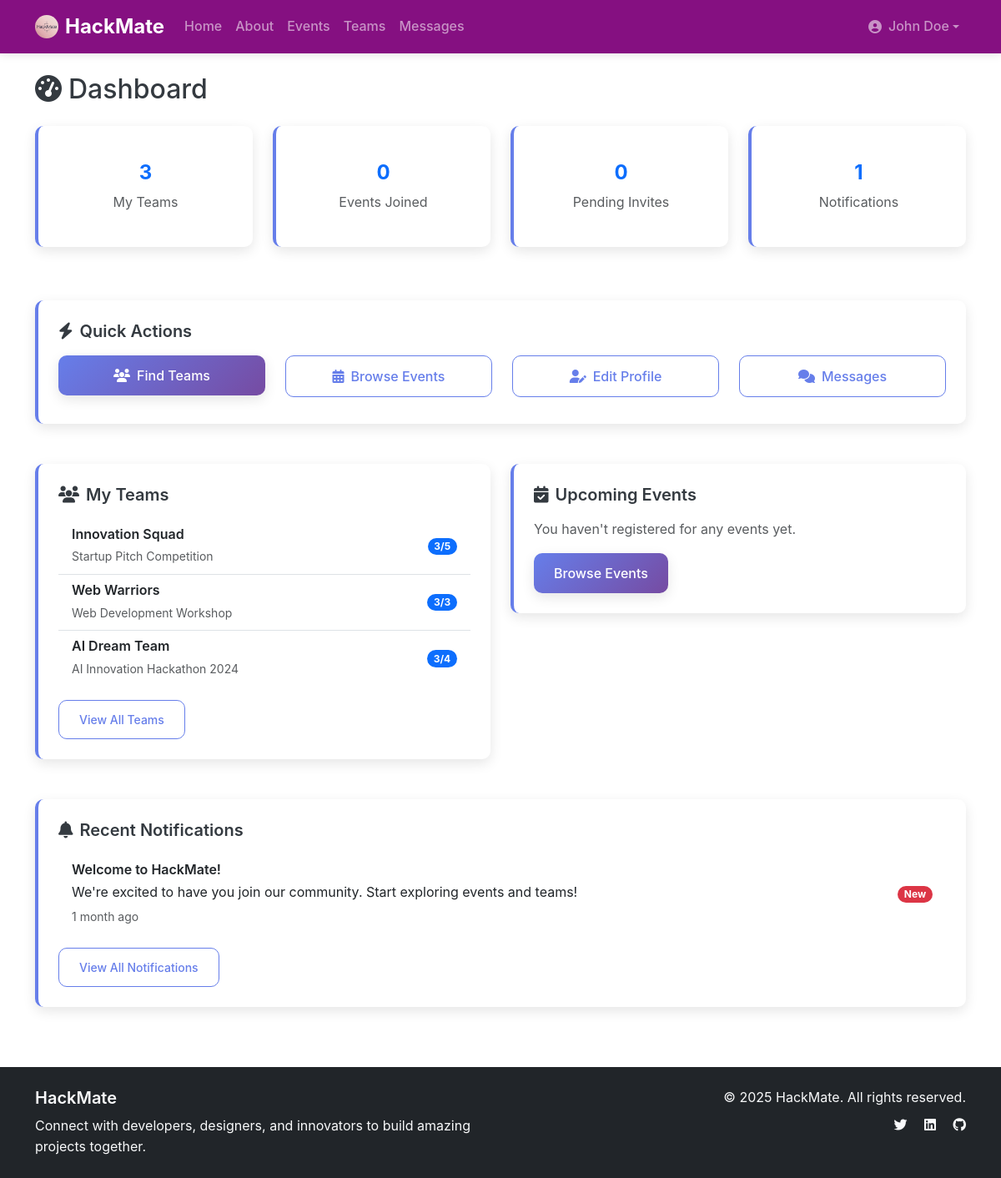
/dashboard/ (signed in), run on the app's committed database.
### users/models.py (models this page shows, shortened)
class CustomUser(AbstractUser):
    email = models.EmailField(unique=True)
    username = models.CharField(max_length=150, blank=True, null=True)
    USERNAME_FIELD = 'email'
    REQUIRED_FIELDS = ['username']

### teams/models.py (models this page shows, shortened)
class Team(models.Model):
    name = models.CharField(max_length=200)
    description = models.TextField()
    requirements = models.TextField(blank=True)
    interested_hackathon = models.CharField(max_length=200, blank=True)
    image = models.ImageField(upload_to='team_images/', blank=True, null=True)
    event = models.ForeignKey('events.Event', on_delete=models.CASCADE, related_name='teams')
    creator = models.ForeignKey(CustomUser, on_delete=models.CASCADE, related_name='created_teams')
    members = models.ManyToManyField(CustomUser, through='TeamMembership', related_name='teams')
    required_skills = models.ManyToManyField(Skill, blank=True)
    max_members = models.PositiveIntegerField(default=5)
    is_public = models.BooleanField(default=True)
    created_at = models.DateTimeField(auto_now_add=True)
    updated_at = models.DateTimeField(auto_now=True)
    def get_member_count(self):
        return self.members.count()
    class Meta:
        ordering = ['-created_at']

### events/models.py (models this page shows, shortened)
class Event(models.Model):
    title = models.CharField(max_length=200)
    description = models.TextField()
    organizer = models.ForeignKey(CustomUser, on_delete=models.CASCADE, related_name='organized_events')
    university = models.CharField(max_length=200, blank=True)
    organization = models.CharField(max_length=200, blank=True)
    start_date = models.DateTimeField()
    end_date = models.DateTimeField()
    registration_deadline = models.DateTimeField()
    max_participants = models.PositiveIntegerField(null=True, blank=True)
    is_online = models.BooleanField(default=False)
    location = models.CharField(max_length=500, blank=True)
    website_url = models.URLField(blank=True)
    registration_url = models.URLField(blank=True)
    rules = models.TextField(blank=True)
    prizes = models.TextField(blank=True)
    themes = models.TextField(blank=True)
    is_approved = models.BooleanField(default=False)
    is_published = models.BooleanField(default=False)
    created_at = models.DateTimeField(auto_now_add=True)
    updated_at = models.DateTimeField(auto_now=True)
    class Meta:
        ordering = ['-start_date']

### messaging/models.py (models this page shows, shortened)
class Notification(models.Model):
    user = models.ForeignKey(CustomUser, on_delete=models.CASCADE, related_name='notifications')
    title = models.CharField(max_length=200)
    message = models.TextField()
    notification_type = models.CharField(max_length=50, choices=[
        ('team_invitation', 'Team Invitation'),
        ('join_request', 'Join Request'),
        ('event_update', 'Event Update'),
        ('message', 'New Message'),
        ('general', 'General'),
    ], default='general')
    related_object_id = models.PositiveIntegerField(null=True, blank=True)
    related_object_type = models.CharField(max_length=50, blank=True)
    is_read = models.BooleanField(default=False)
    created_at = models.DateTimeField(auto_now_add=True)
    class Meta:
        ordering = ['-created_at']

### core/views.py (the view)
# urls.py: path('dashboard/', views.dashboard, name='dashboard'),
@login_required
def dashboard(request):
    return render(request, 'core/dashboard.html')

### templates/core/dashboard.html (shortened to what this page needs)
{% extends 'base.html' %}
{% block content %}
<div class="row">
    <div class="col-12">
        <h1 class="h2 mb-4">
            <i class="fas fa-tachometer-alt me-2"></i>Dashboard
        </h1>
    </div>
</div>
<div class="row mb-4">
    <div class="col-md-3 col-6 mb-3">
        <div class="dashboard-card text-center">
            <div class="dashboard-stat">
                <h4 class="text-primary">{{ user.teams.count }}</h4>
                <p class="text-muted mb-0">My Teams</p>
            </div>
        </div>
    </div>
    <div class="col-md-3 col-6 mb-3">
        <div class="dashboard-card text-center">
            <div class="dashboard-stat">
                <h4 class="text-primary">{{ user.event_participations.count }}</h4>
                <p class="text-muted mb-0">Events Joined</p>
            </div>
        </div>
    </div>
    <div class="col-md-3 col-6 mb-3">
        <div class="dashboard-card text-center">
            <div class="dashboard-stat">
                <h4 class="text-primary">{{ user.received_invitations.count }}</h4>
                <p class="text-muted mb-0">Pending Invites</p>
            </div>
        </div>
    </div>
    <div class="col-md-3 col-6 mb-3">
        <div class="dashboard-card text-center">
            <div class="dashboard-stat">
                <h4 class="text-primary">{{ user.notifications.count }}</h4>
                <p class="text-muted mb-0">Notifications</p>
            </div>
        </div>
    </div>
</div>
<div class="row mb-4">
    <div class="col-12">
        <div class="dashboard-card">
            <h5 class="mb-3">
                <i class="fas fa-bolt me-2"></i>Quick Actions
            </h5>
            <div class="row">
                <div class="col-md-3 col-6 mb-2">
                    <a href="{% url 'teams' %}" class="btn btn-primary w-100">
                        <i class="fas fa-users me-2"></i>Find Teams
                    </a>
                </div>
                <div class="col-md-3 col-6 mb-2">
                    <a href="{% url 'events' %}" class="btn btn-outline-primary w-100">
                        <i class="fas fa-calendar-alt me-2"></i>Browse Events
                    </a>
                </div>
                <div class="col-md-3 col-6 mb-2">
                    <a href="{% url 'profile' %}" class="btn btn-outline-primary w-100">
                        <i class="fas fa-user-edit me-2"></i>Edit Profile
                    </a>
                </div>
                <div class="col-md-3 col-6 mb-2">
                    <a href="{% url 'messaging' %}" class="btn btn-outline-primary w-100">
                        <i class="fas fa-comments me-2"></i>Messages
                    </a>
                </div>
            </div>
        </div>
    </div>
</div>
<div class="row">
    <div class="col-md-6 mb-4">
        <div class="dashboard-card">
            <h5 class="mb-3">
                <i class="fas fa-users me-2"></i>My Teams
            </h5>
            {% if user.teams.all %}
                <div class="list-group list-group-flush">
                    {% for team in user.teams.all|slice:":5" %}
                        <div class="list-group-item d-flex justify-content-between align-items-center">
                            <div>
                                <h6 class="mb-1">{{ team.name }}</h6>
                                <small class="text-muted">{{ team.event.title }}</small>
                            </div>
                            <span class="badge bg-primary rounded-pill">{{ team.get_member_count }}/{{ team.max_members }}</span>
                        </div>
                    {% endfor %}
                </div>
                <div class="mt-3">
                    <a href="{% url 'teams' %}" class="btn btn-sm btn-outline-primary">View All Teams</a>
                </div>
            {% else %}
                <p class="text-muted">You haven't joined any teams yet.</p>
                <a href="{% url 'teams' %}" class="btn btn-primary">Find Teams</a>
            {% endif %}
        </div>
    </div>
    <div class="col-md-6 mb-4">
        <div class="dashboard-card">
            <h5 class="mb-3">
                <i class="fas fa-calendar-check me-2"></i>Upcoming Events
            </h5>
            {% if user.event_participations.all %}
                <div class="list-group list-group-flush">
                    {% for participation in user.event_participations.all|slice:":5" %}
                        <div class="list-group-item d-flex justify-content-between align-items-center">
                            <div>
                                <h6 class="mb-1">{{ participation.event.title }}</h6>
                                <small class="text-muted">{{ participation.event.start_date|date:"M d, Y" }}</small>
                            </div>
                            <span class="badge bg-success rounded-pill">Registered</span>
                        </div>
                    {% endfor %}
                </div>
                <div class="mt-3">
                    <a href="{% url 'events' %}" class="btn btn-sm btn-outline-primary">View All Events</a>
                </div>
            {% else %}
                <p class="text-muted">You haven't registered for any events yet.</p>
                <a href="{% url 'events' %}" class="btn btn-primary">Browse Events</a>
            {% endif %}
        </div>
    </div>
</div>
<div class="row">
    <div class="col-12">
        <div class="dashboard-card">
            <h5 class="mb-3">
                <i class="fas fa-bell me-2"></i>Recent Notifications
            </h5>
            {% if user.notifications.all %}
                <div class="list-group list-group-flush">
                    {% for notification in user.notifications.all|slice:":5" %}
                        <div class="list-group-item d-flex justify-content-between align-items-center">
                            <div>
                                <h6 class="mb-1">{{ notification.title }}</h6>
                                <p class="mb-1">{{ notification.message }}</p>
                                <small class="text-muted">{{ notification.created_at|timesince }} ago</small>
                            </div>
                            {% if not notification.is_read %}
                                <span class="badge bg-danger rounded-pill">New</span>
                            {% endif %}
                        </div>
                    {% endfor %}
                </div>
                <div class="mt-3">
                    <a href="{% url 'messaging' %}" class="btn btn-sm btn-outline-primary">View All Notifications</a>
                </div>
            {% else %}
                <p class="text-muted">No notifications yet.</p>
            {% endif %}
        </div>
    </div>
</div>
{% endblock %}

### templates/base.html (shortened to what this page needs)
<!DOCTYPE html>
<html lang="en">
<head>
    {% load static %}
    <link href="https://cdn.jsdelivr.net/npm/bootstrap@5.3.0/dist/css/bootstrap.min.css" rel="stylesheet">
    <link rel="stylesheet" href="https://cdnjs.cloudflare.com/ajax/libs/font-awesome/6.4.0/css/all.min.css">
    <link rel="stylesheet" href="/static/css/style.css">
</head>
<body class="{% block body_class %}{% endblock %}">
    <nav class="navbar navbar-expand-lg navbar-dark" style="background-color:#851081;">
        <div class="container">
            <a class="navbar-brand d-flex align-items-center" href="{% url 'home' %}">
                <img src="{% static 'images/logo.png' %}" alt="HackMate" class="me-2 rounded-circle" style="height:28px; width:28px; object-fit:cover;">
                <span style="font-size:1.5rem; font-weight:700;">HackMate</span>
            </a>
            <div class="collapse navbar-collapse" id="navbarNav">
                <ul class="navbar-nav me-auto">
                    <li class="nav-item">
                        <a class="nav-link" href="{% url 'home' %}">Home</a>
                    </li>
                    <li class="nav-item">
                        <a class="nav-link" href="{% url 'about' %}">About</a>
                    </li>
                    {% if user.is_authenticated %}
                        <li class="nav-item">
                            <a class="nav-link" href="{% url 'events' %}">Events</a>
                        </li>
                        <li class="nav-item">
                            <a class="nav-link" href="{% url 'teams' %}">Teams</a>
                        </li>
                        <li class="nav-item">
                            <a class="nav-link" href="{% url 'messages_inbox' %}">Messages</a>
                        </li>
                    {% endif %}
                </ul>
                <ul class="navbar-nav">
                    {% if user.is_authenticated %}
                        <li class="nav-item dropdown">
                            <a class="nav-link dropdown-toggle d-flex align-items-center" href="#" id="navbarDropdown" role="button" data-bs-toggle="dropdown">
                                {% if user.profile and user.profile.avatar %}
                                    <img src="{{ user.profile.avatar.url }}" alt="" class="rounded-circle me-2" style="height:28px; width:28px; object-fit:cover;">
                                {% else %}
                                    <i class="fas fa-user-circle me-2"></i>
                                {% endif %}
                                {{ user.get_full_name|default:user.username|default:user.email }}
                            </a>
                        </li>
                    {% endif %}
                </ul>
            </div>
        </div>
    </nav>
    <main class="container my-4">
        {% block content %}{% endblock %}
    </main>
    <footer class="bg-dark text-light py-4 mt-5">
        <div class="container">
            <div class="row">
                <div class="col-md-6">
                    <h5>HackMate</h5>
                    <p class="mb-0">Connect with developers, designers, and innovators to build amazing projects together.</p>
                </div>
                <div class="col-md-6 text-md-end">
                    <p class="mb-0">&copy; 2025 HackMate. All rights reserved.</p>
                    <div class="mt-2">
                        <a href="#" class="text-light me-3"><i class="fab fa-twitter"></i></a>
                        <a href="#" class="text-light me-3"><i class="fab fa-linkedin"></i></a>
                        <a href="#" class="text-light"><i class="fab fa-github"></i></a>
                    </div>
                </div>
            </div>
        </div>
    </footer>
</body>
</html>

### static/css/style.css (style rules this page uses)
:root { --primary-color: #667eea; --secondary-color: #764ba2; --accent-color: #f093fb; --success-color: #28a745; --warning-color: #ffc107; --danger-color: #dc3545; --light-color: #f8f9fa; --dark-color: #343a40; --text-muted: #6c757d; --border-radius: 10px; --box-shadow: 0 5px 15px rgba(0,0,0,0.1); --transition: all 0.3s ease; }
body { font-family: 'Inter', -apple-system, BlinkMacSystemFont, 'Segoe UI', Roboto, sans-serif; line-height: 1.6; color: var(--dark-color); }
h1, h2, h3, h4, h5, h6 { font-weight: 600; line-height: 1.3; }
.btn { border-radius: var(--border-radius); font-weight: 500; transition: var(--transition); padding: 0.75rem 1.5rem; }
.btn-primary { background: linear-gradient(135deg, var(--primary-color) 0%, var(--secondary-color) 100%); border: none; box-shadow: var(--box-shadow); }
.btn-outline-primary { border-color: var(--primary-color); color: var(--primary-color); }
.navbar { box-shadow: 0 2px 10px rgba(0,0,0,0.1); }
.navbar-brand { font-weight: 700; font-size: 1.5rem; }
.nav-link { font-weight: 500; transition: var(--transition); }
.dashboard-card { background: white; border-radius: var(--border-radius); box-shadow: var(--box-shadow); padding: 1.5rem; margin-bottom: 1.5rem; border-left: 4px solid var(--primary-color); }
.dashboard-stat { text-align: center; padding: 1rem; }
.dashboard-stat h4 { color: var(--primary-color); font-weight: 700; margin-bottom: 0.5rem; }
.fade-in-up { animation: fadeInUp 0.6s ease-out; }

### data on the page
CustomUser: get_full_name "John Doe", teams.count "3", event_participations.count "0", received_invitations.count "0", notifications.count "1"
Team: name "Innovation Squad", event "Startup Pitch Competition", get_member_count "3", max_members "5"
Team: name "Web Warriors", event "Web Development Workshop", get_member_count "3", max_members "3"
Team: name "AI Dream Team", event "AI Innovation Hackathon 2024", get_member_count "3", max_members "4"
Notification: title "Welcome to HackMate!", message "We're excited to have you join our community. Start exploring events and teams!", created_at "1 month", is_read "New"
